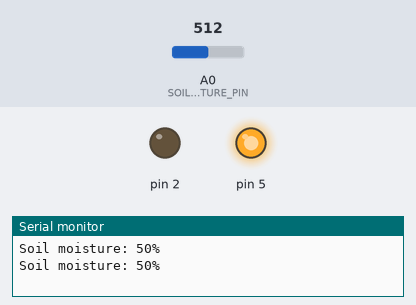
A sketch run on a simulated Arduino Uno, built with avr-gcc and run on an emulated ATmega328P. On the bench: output pins drawn as LEDs (lit = HIGH), the last lines printed to the serial monitor. The test bench sets the inputs (shaded band); at power-on: A0 (SOIL_MOISTURE_PIN) = 512.

Above: at 1.8 s.
1.9 s: A0 (SOIL_MOISTURE_PIN) set to 501
At 3.8 s:
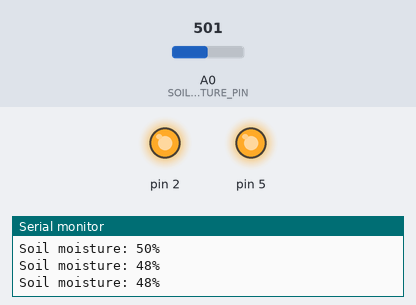
4.5 s: A0 (SOIL_MOISTURE_PIN) set to 716
At 7.2 s:
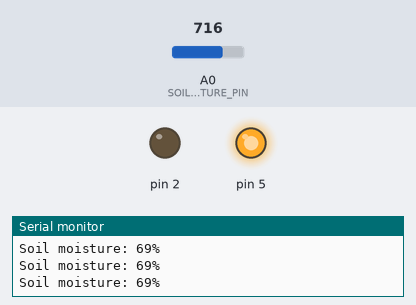
7.5 s: A0 (SOIL_MOISTURE_PIN) set to 511
At 9.7 s:
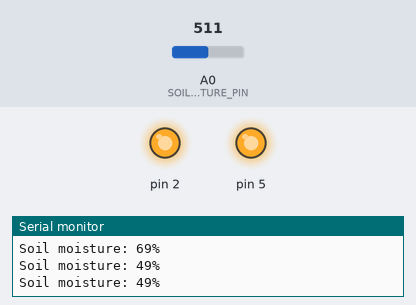
Timing chart, 0 to 11.2 s (numbered marks = the images above; inputs shaded):
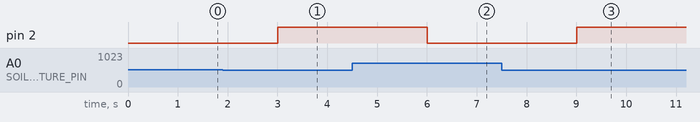

The sketch:

moisture.ino
```cpp
#include <Arduino.h>

#define SOIL_MOISTURE_PIN A0

void setup() {
  Serial.begin(9600);
  pinMode(SOIL_MOISTURE_PIN, INPUT);
  pinMode(2,OUTPUT);
  pinMode(5,OUTPUT);
  digitalWrite(5,HIGH);
}
void loop() {
  int sensorValue = analogRead(SOIL_MOISTURE_PIN);
  int moisturePercentage = map(sensorValue, 0, 1023, 0, 100);
  Serial.print("Soil moisture: ");
  Serial.print(moisturePercentage);
  Serial.println("%");
  delay(1000);
  if(moisturePercentage<50) digitalWrite(2,HIGH);
  if(moisturePercentage>50) digitalWrite(2,LOW);

}
```

Measured:
- the behaviour switches between 512 and 511 on A0 (SOIL_MOISTURE_PIN) (found by bisection; images 0 and 1)
- after the input at 1.9 s, pin 2: LOW → HIGH after 1.1 s
- after the input at 4.5 s, pin 2: HIGH → LOW after 1.5 s
- after the input at 7.5 s, pin 2: LOW → HIGH after 1.5 s
